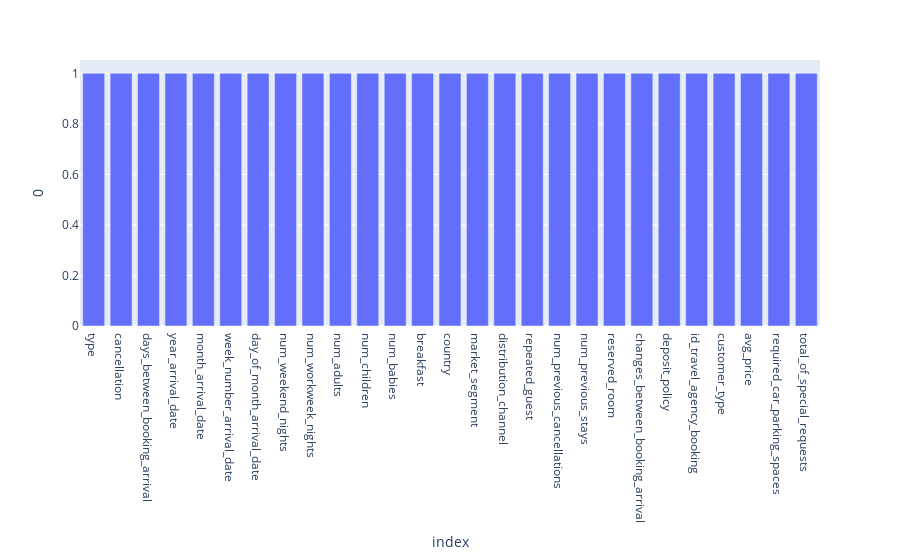

The code cell stored with this chart in its notebook:
### Code cell
nan_df = pd.DataFrame()
values = []


for column in df.columns:
    nan_df[column] = [len(df[column].dropna())/len(df)]

nan_df = nan_df.T
    
fig = px.bar(nan_df, x=nan_df.index, y=0)
fig.show()

### Figure 1 — Plotly figure (JSON) as saved in the notebook; plotly's stock layout.template omitted (floating-point values rounded to 4 significant figures)
{"data": [{"alignmentgroup": "True", "hovertemplate": "index=%{x}<br>0=%{y}<extra></extra>", "legendgroup": "", "marker": {"color": "#636efa", "pattern": {"shape": ""}}, "name": "", "offsetgroup": "", "orientation": "v", "showlegend": false, "textposition": "auto", "type": "bar", "x": ["type", "cancellation", "days_between_booking_arrival", "year_arrival_date", "month_arrival_date", "week_number_arrival_date", "day_of_month_arrival_date", "num_weekend_nights", "num_workweek_nights", "num_adults", "num_children", "num_babies", "breakfast", "country", "market_segment", "distribution_channel", "repeated_guest", "num_previous_cancellations", "num_previous_stays", "reserved_room", "changes_between_booking_arrival", "deposit_policy", "id_travel_agency_booking", "customer_type", "avg_price", "required_car_parking_spaces", "total_of_special_requests"], "xaxis": "x", "y": [1, 1, 1, 1, 1, 1, 1, 1, 1, 1, 1, 1, 1, 1, 1, 1, 1, 1, 1, 1, 1, 1, 1, 1, 1, 1, 1], "yaxis": "y"}], "layout": {"barmode": "relative", "legend": {"tracegroupgap": 0}, "margin": {"t": 60}, "xaxis": {"anchor": "y", "domain": [0, 1], "title": {"text": "index"}}, "yaxis": {"anchor": "x", "domain": [0, 1], "title": {"text": "0"}}}}
